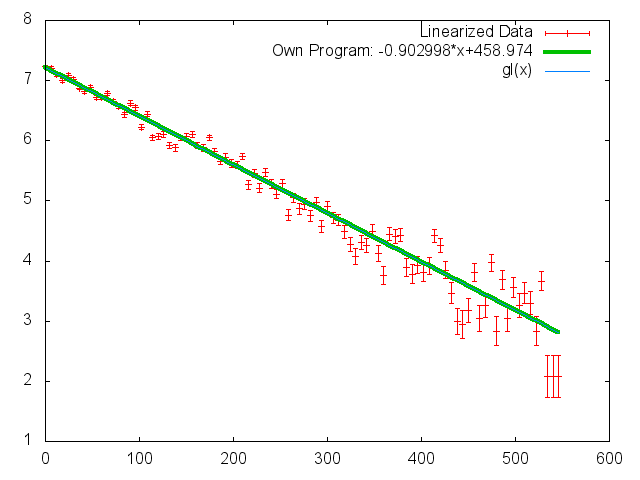

This chart was generated by the following gnuplot code:
set fit errorvariables
ml=-1
nl=1000
gl(x)=ml*x+nl
fit gl(x) "Pa234.dat" using 1:(log($2)):(sqrt($2)/$2) via ml,nl

print "FIT_NDF = Number of degrees of freedom : ", FIT_NDF
print "FIT_WSSR = Weighted sum-of-squares residual : ", FIT_WSSR
print "FIT_STDFIT = sqrt(WSSR/NDF) : ", FIT_STDFIT
print "m_err : ",ml_err
print "n_err : ",nl_err

set terminal png size 640,480
set output "plot.png"
plot "Pa234.dat" using 1:(log($2)):(sqrt($2)/$2) title "Linearized Data" with errorbars,\
	 -0.008069*x+7.21506 title "Own Program: -0.902998*x+458.974" linewidth 4,\
	 gl(x)
	 
reset
set terminal wxt
plot "Pa234.dat" using 1:(log($2)):(sqrt($2)/$2) title "Linearized Data" with errorbars,\
	 -0.008069*x+7.21506 title "Own Program: -0.902998*x+458.974" linewidth 4,\
	 gl(x)
	 
pause -1
